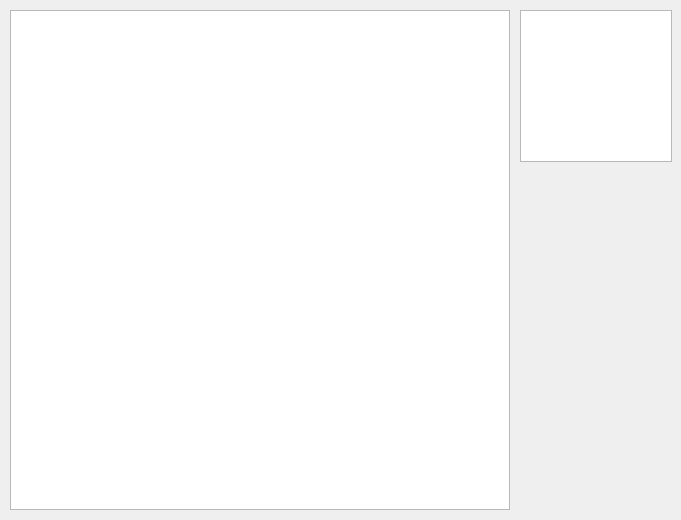
<?xml version="1.0" encoding="UTF-8"?>
<ui version="4.0">
 <class>Form</class>
 <widget class="QWidget" name="Form">
  <property name="geometry">
   <rect>
    <x>0</x>
    <y>0</y>
    <width>681</width>
    <height>520</height>
   </rect>
  </property>
  <property name="windowTitle">
   <string>Path Visualization and Control</string>
  </property>
  <widget class="QGraphicsView" name="map_graphicsView">
   <property name="geometry">
    <rect>
     <x>10</x>
     <y>10</y>
     <width>500</width>
     <height>500</height>
    </rect>
   </property>
   <property name="sizePolicy">
    <sizepolicy hsizetype="Fixed" vsizetype="Fixed">
     <horstretch>0</horstretch>
     <verstretch>0</verstretch>
    </sizepolicy>
   </property>
   <property name="minimumSize">
    <size>
     <width>500</width>
     <height>500</height>
    </size>
   </property>
   <property name="baseSize">
    <size>
     <width>500</width>
     <height>500</height>
    </size>
   </property>
   <property name="verticalScrollBarPolicy">
    <enum>Qt::ScrollBarAlwaysOff</enum>
   </property>
   <property name="horizontalScrollBarPolicy">
    <enum>Qt::ScrollBarAlwaysOff</enum>
   </property>
   <property name="sceneRect">
    <rectf>
     <x>0.000000000000000</x>
     <y>0.000000000000000</y>
     <width>500.000000000000000</width>
     <height>500.000000000000000</height>
    </rectf>
   </property>
  </widget>
  <widget class="QGraphicsView" name="controller_graphicsView">
   <property name="enabled">
    <bool>true</bool>
   </property>
   <property name="geometry">
    <rect>
     <x>520</x>
     <y>10</y>
     <width>152</width>
     <height>152</height>
    </rect>
   </property>
   <property name="sizePolicy">
    <sizepolicy hsizetype="Fixed" vsizetype="Fixed">
     <horstretch>0</horstretch>
     <verstretch>0</verstretch>
    </sizepolicy>
   </property>
   <property name="minimumSize">
    <size>
     <width>150</width>
     <height>150</height>
    </size>
   </property>
   <property name="maximumSize">
    <size>
     <width>160</width>
     <height>160</height>
    </size>
   </property>
   <property name="baseSize">
    <size>
     <width>150</width>
     <height>150</height>
    </size>
   </property>
   <property name="sceneRect">
    <rectf>
     <x>0.000000000000000</x>
     <y>0.000000000000000</y>
     <width>150.000000000000000</width>
     <height>150.000000000000000</height>
    </rectf>
   </property>
  </widget>
 </widget>
 <resources/>
 <connections/>
 <slots>
  <slot>update_path_image()</slot>
  <slot>pure_pursuit()</slot>
  <slot>mpc()</slot>
  <slot>publish_path()</slot>
 </slots>
</ui>
